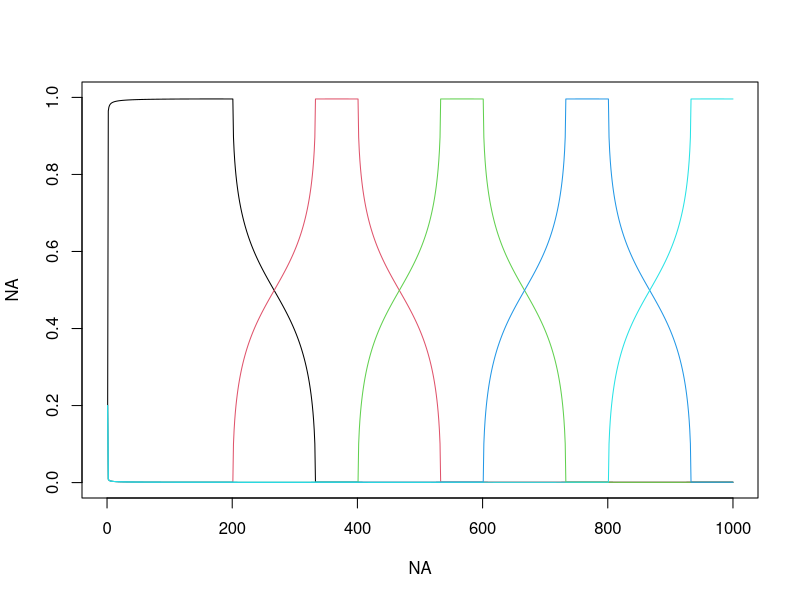

The R script that drew this image: (Note: this script raises an error after producing the figure.)
rm(list=ls(all=TRUE))
set.seed(4)

nloc=1000
nspp=200
ncommun=5
base=floor(nloc/(ncommun-2))

#generate thetas
x=seq(from=-1,to=1,length.out=base)
y=sqrt(1-(x^2))*0.1
min1=0.0001
y[y<min1]=min1
# plot(x,y)
  
init=floor(nloc/ncommun)
seq1=c(seq(from=1,to=nloc,by=init),nloc)
  
theta=matrix(min1,nloc,ncommun)
for (i in 1:ncommun){
  seq2=seq1[i]:(seq1[i]+base-1)
  seq3=seq2[seq2<=nloc]
  theta[seq3,i]=y[1:length(seq3)]
}
theta=theta/matrix(apply(theta,1,sum),nloc,ncommun)
theta.true=theta
  
plot(NA,NA,xlim=c(0,nloc),ylim=c(0,1))
for (i in 1:ncommun) lines(1:nloc,theta[,i],col=i)
  
#export theta
setwd('U:\\GIT_models\\git_LDA_fungi') 
nome=paste('theta ',ncommun,'.csv',sep='')
write.csv(theta,nome,row.names=F)

#generate phi  
phi=matrix(NA,ncommun,nspp)
mu.large=4
mu.small=-4
ind=matrix(rbinom(ncommun*nspp,size=1,prob=0.1),ncommun,nspp)
for (i in 1:ncommun){
  ind1=ind[i,]
  cond=ind1==1
  tmp=rep(NA,nspp)
  tmp[cond ]=rnorm(sum( cond),mean=mu.large,sd=1)
  tmp[!cond]=rnorm(sum(!cond),mean=mu.small,sd=1)
  phi[i,]=tmp
}
image(phi)
phi.true=phi

#how many unique species does each community have?
teste=rep(0,ncommun)
for (i in 1:nspp){
  tmp=ind[,i]
  if (sum(tmp)==1){
    ind1=which(tmp==1)
    teste[ind1]=teste[ind1]+1
  }
}

#calculate probabilities
medias=theta%*%phi; dim(medias)
z=matrix(rnorm(nloc*nspp,mean=medias,sd=1),nloc,nspp)

nome=paste('fake data',ncommun,'.csv',sep='')    
write.csv(z,nome,row.names=F)    
